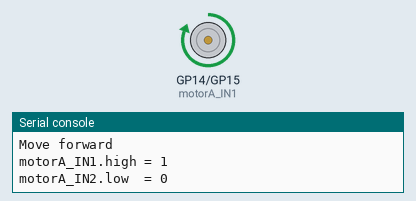
The program below on a simulated Raspberry Pi Pico running MicroPython. Shown: motor-driver pin pairs drawn as motors (green arrow = first pin HIGH = forward, orange = second pin HIGH = backward, longer = more drive), the last lines printed to the serial console. At 22.0 s the program stops and its outputs stay as they are.

Above: at 1.0 s.
At 3.0 s:
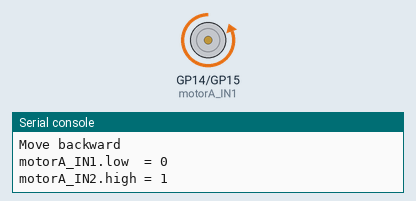
Timing chart, 0 to 5.2 s (numbered marks = the images above):
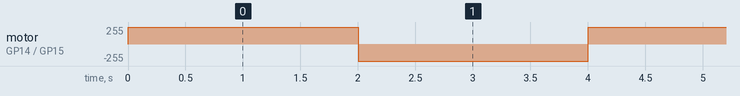

The program:

TTMotor_ConstantSpeed.py
```python
# TTMotor_ConstantSpeed.py - Rotate a TT Motor forward and
#   backward using the DRV8833
# ---------------------------------------------------------------

from machine import Pin
from time import sleep

# Specify the Pico W pins connected to the motor driver
motorA_IN1 = Pin(14, Pin.OUT)  # GPIO14
motorA_IN1.value(0)

motorA_IN2 = Pin(15, Pin.OUT)  # GPIO15
motorA_IN2.value(0)

# Stop the motor
def stop_motor():
    print("Stopping motor")
    motorA_IN1.low()
    motorA_IN2.low()
    sleep(2)  # delay after stopping

# Rotate the motor forward
def move_forward():
    print("\nMove forward")
    motorA_IN1.high()
    motorA_IN2.low()
    print(f"motorA_IN1.high = {motorA_IN1.value()}")
    print(f"motorA_IN2.low  = {motorA_IN2.value()}")

# Rotate the motor backward
def move_backward():
    print("\nMove backward")
    motorA_IN1.low()
    motorA_IN2.high()
    print(f"motorA_IN1.low  = {motorA_IN1.value()}")
    print(f"motorA_IN2.high = {motorA_IN2.value()}")

# Rotate the motor the motor forward and backward at constant
#   speed
def TTMotor_constant_speed():
    move_forward()
    sleep(2)

    move_backward()
    sleep(2)

if __name__ == "__main__":

    # Run motor test
    try:
        for i in range(5):
            print(f"\nTest: {i+1}")
            print(f"=======")
            TTMotor_constant_speed()

        print("\n\n>>> End of Tests <<<")

    # Keyboard interrupt caught
    except KeyboardInterrupt:
        print("\nProgram interrupted by user.")

    # Unexpected error
    except Exception as e:
        print(f"An unexpected error occurred: {e}")

    # Stop the motor
    finally:
        # Turn off the motor
        stop_motor()

        print("\nMotor control terminated.")
```

Measured:
- by itself, motor on GP14 (motorA_IN1) / GP15 (motorA_IN2): repeats every 4.0 s: backward 255/255 2.0 s, forward 255/255 2.0 s
